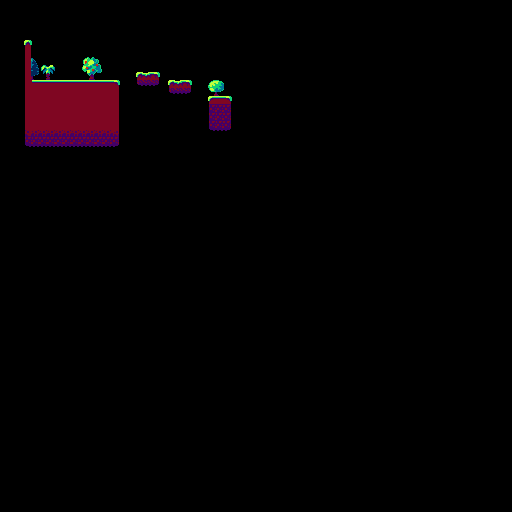

A level layout from a 2D game, rendered from its tile map. Below: a short description, then the map file with tile-grid data replaced by summaries:
An orthogonal 64x64 tile map with 8x8 px tiles, 2 tile layers (Trees, Platforms), 3 tilesets and 5 objects.

<map version="1.4" tiledversion="1.4.3" orientation="orthogonal" renderorder="right-down" width="64" height="64" tilewidth="8" tileheight="8" infinite="0" nextlayerid="4" nextobjectid="7">
 <tileset firstgid="1" name="Ground_Summer" tilewidth="8" tileheight="8" tilecount="35" columns="7">
  <image source="Summer - spring/Ground/Ground_Summer.png" width="56" height="40" />
 </tileset>
 <tileset firstgid="36" name="Trees_Summer" tilewidth="8" tileheight="8" tilecount="30" columns="6">
  <image source="Summer - spring/Trees/Trees_Summer.png" width="48" height="40" />
 </tileset>
 <tileset firstgid="66" name="Decorations_Summer" tilewidth="8" tileheight="8" tilecount="15" columns="5">
  <image source="Summer - spring/Decorations/Decorations_Summer.png" width="40" height="24" />
 </tileset>
 <layer id="2" name="Trees" width="64" height="64">
  <data>[4096 cells, 23 non-empty, 23 distinct tile ids]</data>
 </layer>
 <layer id="1" name="Platforms" width="64" height="64">
  <data>[4096 cells, 140 non-empty, 23 distinct tile ids]</data>
 </layer>
 <objectgroup id="3" name="Collisions">
  <object id="1" x="24" y="80" width="96" height="66" />
  <object id="2" x="136" y="72" width="24" height="14" />
  <object id="3" x="168" y="80" width="24" height="14" />
  <object id="4" x="208" y="96" width="24" height="36" />
  <object id="5" x="24" y="40" width="8" height="40" />
 </objectgroup>
</map>
